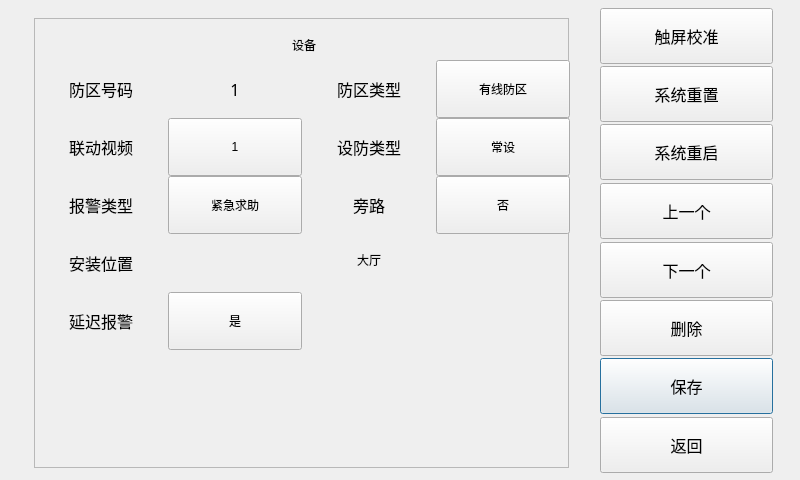
<?xml version="1.0" encoding="UTF-8"?>
<ui version="4.0">
 <class>AddDefenseDialog</class>
 <widget class="QDialog" name="AddDefenseDialog">
  <property name="geometry">
   <rect>
    <x>0</x>
    <y>0</y>
    <width>800</width>
    <height>480</height>
   </rect>
  </property>
  <property name="windowTitle">
   <string>Dialog</string>
  </property>
  <widget class="CommonPushButton" name="pushButtonAddDefSave">
   <property name="geometry">
    <rect>
     <x>600</x>
     <y>358</y>
     <width>173</width>
     <height>56</height>
    </rect>
   </property>
   <property name="font">
    <font>
     <family>AlArabiya</family>
     <pointsize>12</pointsize>
    </font>
   </property>
   <property name="text">
    <string>保存</string>
   </property>
  </widget>
  <widget class="CommonPushButton" name="pushButtonAddDefDel">
   <property name="geometry">
    <rect>
     <x>600</x>
     <y>300</y>
     <width>173</width>
     <height>56</height>
    </rect>
   </property>
   <property name="font">
    <font>
     <family>AlArabiya</family>
     <pointsize>12</pointsize>
    </font>
   </property>
   <property name="text">
    <string>删除</string>
   </property>
  </widget>
  <widget class="CommonPushButton" name="pushButtonAddDefNext">
   <property name="geometry">
    <rect>
     <x>600</x>
     <y>242</y>
     <width>173</width>
     <height>56</height>
    </rect>
   </property>
   <property name="font">
    <font>
     <family>AlArabiya</family>
     <pointsize>12</pointsize>
    </font>
   </property>
   <property name="text">
    <string>下一个</string>
   </property>
  </widget>
  <widget class="CommonPushButton" name="pushButtonAddDefPrev">
   <property name="geometry">
    <rect>
     <x>600</x>
     <y>183</y>
     <width>173</width>
     <height>56</height>
    </rect>
   </property>
   <property name="font">
    <font>
     <family>AlArabiya</family>
     <pointsize>12</pointsize>
    </font>
   </property>
   <property name="text">
    <string>上一个</string>
   </property>
  </widget>
  <widget class="CommonPushButton" name="pushButtonAddDefCalibrate">
   <property name="geometry">
    <rect>
     <x>600</x>
     <y>8</y>
     <width>173</width>
     <height>56</height>
    </rect>
   </property>
   <property name="font">
    <font>
     <family>AlArabiya</family>
     <pointsize>12</pointsize>
    </font>
   </property>
   <property name="text">
    <string>触屏校准</string>
   </property>
  </widget>
  <widget class="CommonPushButton" name="pushButtonAddDefReset">
   <property name="geometry">
    <rect>
     <x>600</x>
     <y>66</y>
     <width>173</width>
     <height>56</height>
    </rect>
   </property>
   <property name="font">
    <font>
     <family>AlArabiya</family>
     <pointsize>12</pointsize>
    </font>
   </property>
   <property name="text">
    <string>系统重置</string>
   </property>
  </widget>
  <widget class="CommonPushButton" name="pushButtonAddDefReturn">
   <property name="geometry">
    <rect>
     <x>600</x>
     <y>417</y>
     <width>173</width>
     <height>56</height>
    </rect>
   </property>
   <property name="font">
    <font>
     <family>AlArabiya</family>
     <pointsize>12</pointsize>
    </font>
   </property>
   <property name="text">
    <string>返回</string>
   </property>
  </widget>
  <widget class="CommonPushButton" name="pushButtonAddDefReboot">
   <property name="geometry">
    <rect>
     <x>600</x>
     <y>124</y>
     <width>173</width>
     <height>56</height>
    </rect>
   </property>
   <property name="font">
    <font>
     <family>AlArabiya</family>
     <pointsize>12</pointsize>
    </font>
   </property>
   <property name="text">
    <string>系统重启</string>
   </property>
  </widget>
  <widget class="QFrame" name="framePanel">
   <property name="geometry">
    <rect>
     <x>34</x>
     <y>18</y>
     <width>535</width>
     <height>450</height>
    </rect>
   </property>
   <property name="frameShape">
    <enum>QFrame::StyledPanel</enum>
   </property>
   <property name="frameShadow">
    <enum>QFrame::Raised</enum>
   </property>
  </widget>
  <widget class="QFrame" name="frameDefenseSetting">
   <property name="geometry">
    <rect>
     <x>34</x>
     <y>18</y>
     <width>535</width>
     <height>450</height>
    </rect>
   </property>
   <property name="styleSheet">
    <string notr="true"/>
   </property>
   <property name="frameShape">
    <enum>QFrame::NoFrame</enum>
   </property>
   <property name="frameShadow">
    <enum>QFrame::Raised</enum>
   </property>
  </widget>
  <widget class="CommonPushButton" name="pushButtonAddDefSubType">
   <property name="geometry">
    <rect>
     <x>168</x>
     <y>176</y>
     <width>134</width>
     <height>58</height>
    </rect>
   </property>
   <property name="focusPolicy">
    <enum>Qt::StrongFocus</enum>
   </property>
   <property name="styleSheet">
    <string notr="true"/>
   </property>
   <property name="text">
    <string>紧急求助</string>
   </property>
  </widget>
  <widget class="QLabel" name="label_adddefense_1">
   <property name="geometry">
    <rect>
     <x>34</x>
     <y>60</y>
     <width>134</width>
     <height>58</height>
    </rect>
   </property>
   <property name="font">
    <font>
     <family>AlArabiya</family>
     <pointsize>12</pointsize>
    </font>
   </property>
   <property name="text">
    <string>防区号码</string>
   </property>
   <property name="alignment">
    <set>Qt::AlignCenter</set>
   </property>
  </widget>
  <widget class="QLabel" name="label_adddefense_2">
   <property name="geometry">
    <rect>
     <x>34</x>
     <y>118</y>
     <width>134</width>
     <height>58</height>
    </rect>
   </property>
   <property name="font">
    <font>
     <family>AlArabiya</family>
     <pointsize>12</pointsize>
    </font>
   </property>
   <property name="text">
    <string>联动视频</string>
   </property>
   <property name="alignment">
    <set>Qt::AlignCenter</set>
   </property>
  </widget>
  <widget class="CommonPushButton" name="pushButtonAddDefBypass">
   <property name="geometry">
    <rect>
     <x>436</x>
     <y>176</y>
     <width>134</width>
     <height>58</height>
    </rect>
   </property>
   <property name="focusPolicy">
    <enum>Qt::StrongFocus</enum>
   </property>
   <property name="styleSheet">
    <string notr="true"/>
   </property>
   <property name="text">
    <string>否</string>
   </property>
  </widget>
  <widget class="CommonPushButton" name="pushButtonAddDefDelayAlarm">
   <property name="geometry">
    <rect>
     <x>168</x>
     <y>292</y>
     <width>134</width>
     <height>58</height>
    </rect>
   </property>
   <property name="focusPolicy">
    <enum>Qt::StrongFocus</enum>
   </property>
   <property name="styleSheet">
    <string notr="true"/>
   </property>
   <property name="text">
    <string>是</string>
   </property>
  </widget>
  <widget class="QLabel" name="label_adddefense_3">
   <property name="geometry">
    <rect>
     <x>34</x>
     <y>176</y>
     <width>134</width>
     <height>58</height>
    </rect>
   </property>
   <property name="font">
    <font>
     <family>AlArabiya</family>
     <pointsize>12</pointsize>
    </font>
   </property>
   <property name="text">
    <string>报警类型</string>
   </property>
   <property name="alignment">
    <set>Qt::AlignCenter</set>
   </property>
  </widget>
  <widget class="CommonPushButton" name="pushButtonAddDefProperty">
   <property name="geometry">
    <rect>
     <x>436</x>
     <y>118</y>
     <width>134</width>
     <height>58</height>
    </rect>
   </property>
   <property name="focusPolicy">
    <enum>Qt::StrongFocus</enum>
   </property>
   <property name="styleSheet">
    <string notr="true"/>
   </property>
   <property name="text">
    <string>常设</string>
   </property>
  </widget>
  <widget class="MyLineEdit" name="lineEditDefenseLocation">
   <property name="geometry">
    <rect>
     <x>169</x>
     <y>234</y>
     <width>401</width>
     <height>58</height>
    </rect>
   </property>
   <property name="focusPolicy">
    <enum>Qt::StrongFocus</enum>
   </property>
   <property name="styleSheet">
    <string notr="true">border: 0px;
background-color: transparent;</string>
   </property>
   <property name="text">
    <string>大厅</string>
   </property>
   <property name="maxLength">
    <number>30</number>
   </property>
   <property name="alignment">
    <set>Qt::AlignCenter</set>
   </property>
  </widget>
  <widget class="CommonPushButton" name="pushButtonAddDefChannel">
   <property name="geometry">
    <rect>
     <x>168</x>
     <y>118</y>
     <width>134</width>
     <height>58</height>
    </rect>
   </property>
   <property name="focusPolicy">
    <enum>Qt::StrongFocus</enum>
   </property>
   <property name="styleSheet">
    <string notr="true"/>
   </property>
   <property name="text">
    <string>1</string>
   </property>
  </widget>
  <widget class="QLabel" name="labelDefenseNumber">
   <property name="geometry">
    <rect>
     <x>168</x>
     <y>60</y>
     <width>134</width>
     <height>58</height>
    </rect>
   </property>
   <property name="font">
    <font>
     <family>AlArabiya</family>
     <pointsize>12</pointsize>
    </font>
   </property>
   <property name="text">
    <string>1</string>
   </property>
   <property name="alignment">
    <set>Qt::AlignCenter</set>
   </property>
  </widget>
  <widget class="QLabel" name="label_title">
   <property name="geometry">
    <rect>
     <x>49</x>
     <y>20</y>
     <width>510</width>
     <height>50</height>
    </rect>
   </property>
   <property name="styleSheet">
    <string notr="true"/>
   </property>
   <property name="text">
    <string>设备</string>
   </property>
   <property name="alignment">
    <set>Qt::AlignCenter</set>
   </property>
  </widget>
  <widget class="QLabel" name="label_adddefense_5">
   <property name="geometry">
    <rect>
     <x>34</x>
     <y>292</y>
     <width>134</width>
     <height>58</height>
    </rect>
   </property>
   <property name="font">
    <font>
     <family>AlArabiya</family>
     <pointsize>12</pointsize>
    </font>
   </property>
   <property name="text">
    <string>延迟报警</string>
   </property>
   <property name="alignment">
    <set>Qt::AlignCenter</set>
   </property>
  </widget>
  <widget class="QLabel" name="label_adddefense_6">
   <property name="geometry">
    <rect>
     <x>302</x>
     <y>60</y>
     <width>134</width>
     <height>58</height>
    </rect>
   </property>
   <property name="font">
    <font>
     <family>AlArabiya</family>
     <pointsize>12</pointsize>
    </font>
   </property>
   <property name="text">
    <string>防区类型</string>
   </property>
   <property name="alignment">
    <set>Qt::AlignCenter</set>
   </property>
  </widget>
  <widget class="CommonPushButton" name="pushButtonAddDefType">
   <property name="geometry">
    <rect>
     <x>436</x>
     <y>60</y>
     <width>134</width>
     <height>58</height>
    </rect>
   </property>
   <property name="focusPolicy">
    <enum>Qt::StrongFocus</enum>
   </property>
   <property name="styleSheet">
    <string notr="true"/>
   </property>
   <property name="text">
    <string>有线防区</string>
   </property>
  </widget>
  <widget class="QLabel" name="label_adddefense_7">
   <property name="geometry">
    <rect>
     <x>302</x>
     <y>118</y>
     <width>134</width>
     <height>58</height>
    </rect>
   </property>
   <property name="font">
    <font>
     <family>AlArabiya</family>
     <pointsize>12</pointsize>
    </font>
   </property>
   <property name="text">
    <string>设防类型</string>
   </property>
   <property name="alignment">
    <set>Qt::AlignCenter</set>
   </property>
  </widget>
  <widget class="QLabel" name="label_adddefense_8">
   <property name="geometry">
    <rect>
     <x>302</x>
     <y>176</y>
     <width>134</width>
     <height>58</height>
    </rect>
   </property>
   <property name="font">
    <font>
     <family>AlArabiya</family>
     <pointsize>12</pointsize>
    </font>
   </property>
   <property name="text">
    <string>旁路</string>
   </property>
   <property name="alignment">
    <set>Qt::AlignCenter</set>
   </property>
  </widget>
  <widget class="QLabel" name="label_adddefense_4">
   <property name="geometry">
    <rect>
     <x>34</x>
     <y>234</y>
     <width>134</width>
     <height>58</height>
    </rect>
   </property>
   <property name="font">
    <font>
     <family>AlArabiya</family>
     <pointsize>12</pointsize>
    </font>
   </property>
   <property name="text">
    <string>安装位置</string>
   </property>
   <property name="alignment">
    <set>Qt::AlignCenter</set>
   </property>
  </widget>
 </widget>
 <customwidgets>
  <customwidget>
   <class>CommonPushButton</class>
   <extends>QPushButton</extends>
   <header>commonpushbutton.h</header>
  </customwidget>
  <customwidget>
   <class>MyLineEdit</class>
   <extends>QLineEdit</extends>
   <header>mylineedit.h</header>
  </customwidget>
 </customwidgets>
 <tabstops>
  <tabstop>pushButtonAddDefCalibrate</tabstop>
  <tabstop>pushButtonAddDefReset</tabstop>
  <tabstop>pushButtonAddDefPrev</tabstop>
  <tabstop>pushButtonAddDefNext</tabstop>
  <tabstop>pushButtonAddDefDel</tabstop>
  <tabstop>pushButtonAddDefSave</tabstop>
 </tabstops>
 <resources/>
 <connections/>
</ui>
